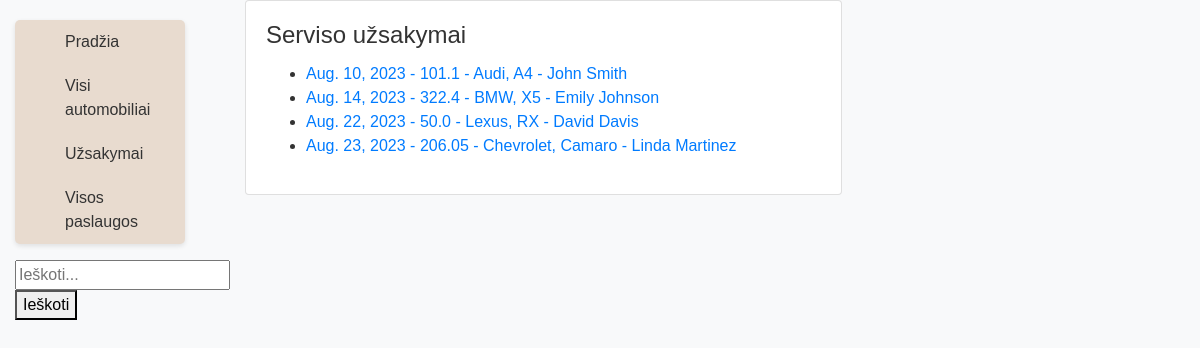
The app's page /autoservisas/uzsakymai/ with its own data.
### autoservisas/models.py (models this page shows, shortened)
class Uzsakymas(models.Model):
    id = models.UUIDField(primary_key=True, default=uuid.uuid4, editable=False)
    data = models.DateField('Užsakymo data')
    suma = models.FloatField('Suma')
    automobilis = models.ForeignKey('Automobilis', on_delete=models.CASCADE, related_name='uzsakymai')
    UZSAKYMO_STATUSAS = (
        ('V', 'Vykdomas'),
        ('I', 'Ivykdytas'),
        ('A', 'Atšauktas'),
        ('L', 'Laukia eilėje')
    )
    status = models.CharField(
        max_length=1,
        choices=UZSAKYMO_STATUSAS,
        blank=True,
        default='L',
        help_text='Užsakymo statusas'
    )
    class Meta:
        ordering = ['data']
        verbose_name = 'Užsakymas'
        verbose_name_plural = 'Užsakymai'

class Automobilis(models.Model):
    valstybinis_nr = models.CharField('Numeris', max_length=100)
    vin = models.IntegerField('VIN', max_length=13)
    klientas = models.CharField('Klientas', max_length=100)
    modelis = models.ForeignKey('Modelis', on_delete=models.CASCADE, related_name='automobiliai')
    def __str__(self):
        return f" {self.modelis.marke}, {self.modelis.modelis} - {self.klientas}"
    class Meta:
        verbose_name = 'Automobilis'
        verbose_name_plural = 'Automobiliai'

class Modelis(models.Model):
    marke = models.CharField('Markė', max_length=100)
    modelis = models.CharField('Modelis', max_length=100)
    metai = models.IntegerField('Metai')
    variklis = models.CharField('Variklis', max_length=100)
    class Meta:
        ordering = ['marke', 'modelis']
        verbose_name = 'Modelis'
        verbose_name_plural = 'Modeliai'

### autoservisas/views.py (the view)
# urls.py: path('uzsakymai/', views.UzsakymaiListView.as_view(), name='uzsakymai-list'),
class UzsakymaiListView(generic.ListView):
    model = Uzsakymas
    context_object_name = 'uzsakymai'
    template_name = 'uzsakymai_list.html'

### autoservisas/templates/uzsakymai_list.html
{% extends 'base.html' %}
{% block content %}
  <div class="container">
    <div class="columns">
      <div class="column col-8 col-mx-auto">
        <div class="card">
          <div class="card-body">
            <h4 class="card-title">Serviso užsakymai</h4>
            <ul>
              {% for uzsakymas in uzsakymai %}
                <li>
                  <a href="{% url 'uzsakymas-detail' uzsakymas.pk %}">
                    {{ uzsakymas.data }} - {{ uzsakymas.suma }} - {{ uzsakymas.automobilis }}
                  </a>
                </li>
              {% endfor %}
            </ul>
          </div>
        </div>
      </div>
    </div>
  </div>
{% endblock %}

### autoservisas/static/css/styles.css (style rules this page uses)
body { background-color: #f8f9fa; font-family: Arial, sans-serif; color: #333333; }
a { color: #007bff; text-decoration: none; }

### records on screen
Uzsakymas: data "Aug. 10, 2023", suma "101.1", automobilis "Audi, A4 - John Smith"
Uzsakymas: data "Aug. 14, 2023", suma "322.4", automobilis "BMW, X5 - Emily Johnson"
Uzsakymas: data "Aug. 22, 2023", suma "50.0", automobilis "Lexus, RX - David Davis"
Uzsakymas: data "Aug. 23, 2023", suma "206.05", automobilis "Chevrolet, Camaro - Linda Martinez"
